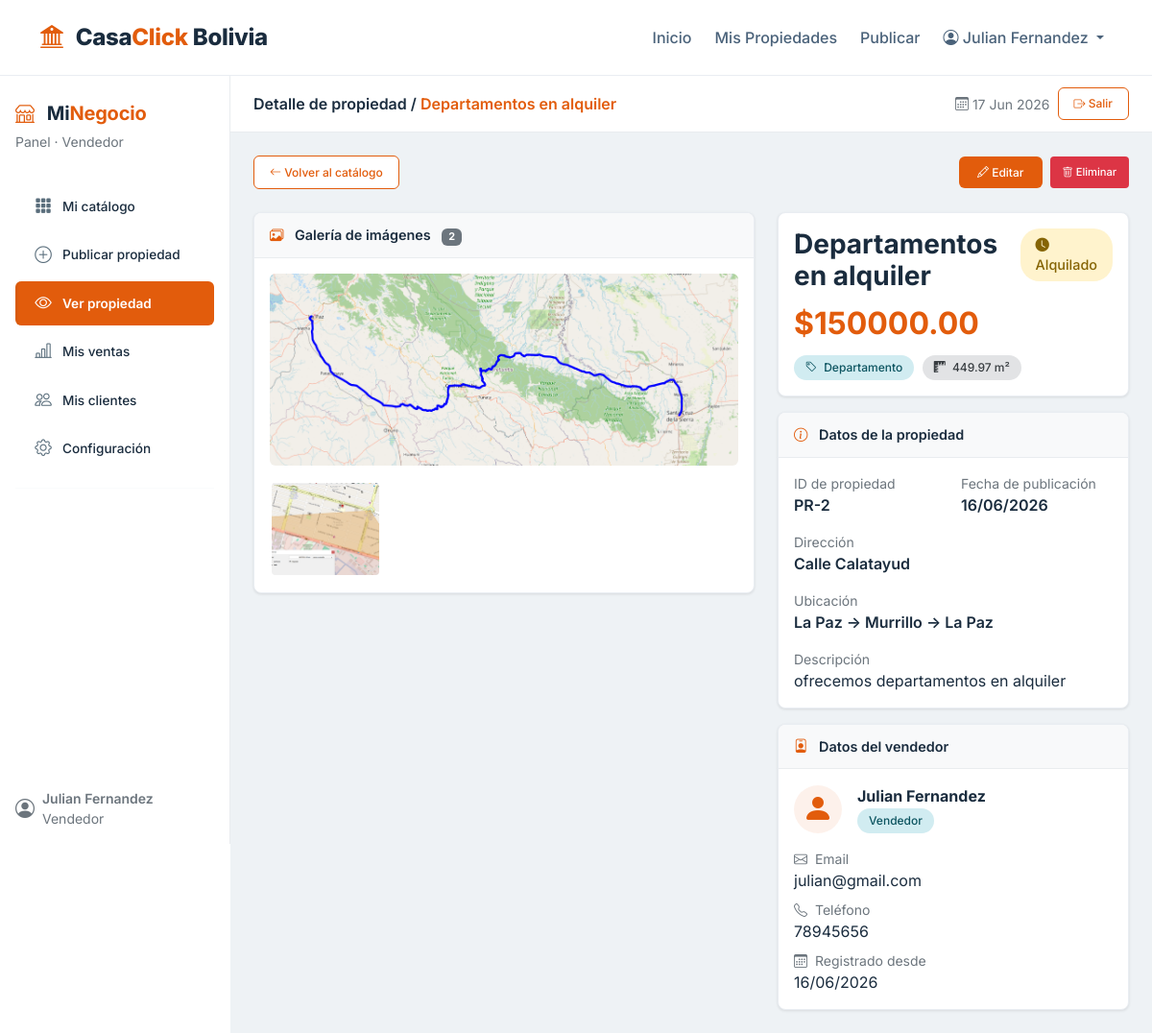
The page /vendedor/propiedad/2 (signed in) on the database as committed earlier.
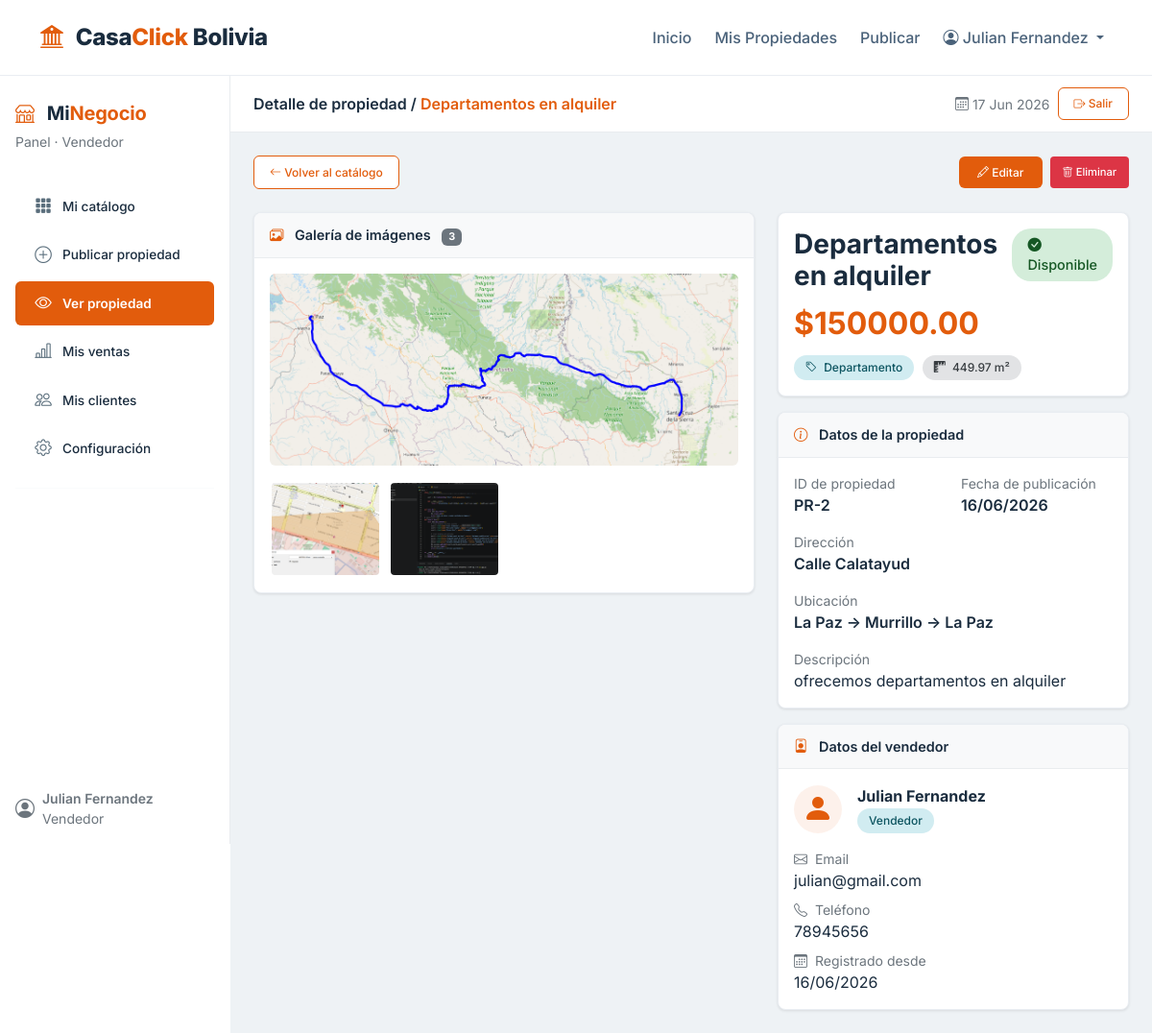
The same page on the database as committed later.
### app/models.py (models this page shows, shortened)
class Imagen(db.Model):
    __tablename__ = "imagenes"
    id_imagen = db.Column(db.Integer, primary_key=True)
    imagen = db.Column(db.String(255), nullable=False)
    id_propiedad = db.Column(db.Integer, db.ForeignKey('propiedades.id_propiedad'), nullable=False)
    propiedad = db.relationship('Propiedad', back_populates='imagenes')

class Propiedad(db.Model):
    __tablename__ = "propiedades"
    id_propiedad = db.Column(db.Integer, primary_key=True)
    titulo = db.Column(db.String(200), nullable=False)
    descripcion = db.Column(db.Text, nullable=False)
    tipo = db.Column(db.String(50), nullable=False)
    superficie = db.Column(db.Float, nullable=False)
    direccion = db.Column(db.String(255), nullable=False)
    precio = db.Column(db.Float, nullable=False)
    estado = db.Column(db.String(50), nullable=False)
    fecha_publicacion = db.Column(db.Date, nullable=False)
    id_departamento = db.Column(db.Integer, db.ForeignKey('departamentos.id_departamento'), nullable=False)
    id_provincia = db.Column(db.Integer, db.ForeignKey('provincias.id_provincia'), nullable=False)
    id_ciudad = db.Column(db.Integer, db.ForeignKey('ciudades.id_ciudad'), nullable=False)
    id_usuario = db.Column(db.Integer, db.ForeignKey('users.id_usuario'), nullable=False)
    usuario = db.relationship('Usuario', back_populates='propiedades')
    departamento = db.relationship('Departamento', back_populates='propiedades')
    provincia = db.relationship('Provincia', back_populates='propiedades')
    ciudad = db.relationship('Ciudad', back_populates='propiedades')
    imagenes = db.relationship('Imagen',back_populates='propiedad', lazy=True, cascade="all, delete-orphan")

### app/vendedor/routes.py (the view)
@vendedor_bp.route("/propiedad/<int:id_propiedad>")
@login_required
def ver_propiedad(id_propiedad):
    if current_user.rol.lower() != 'vendedor':
        return render_template("main/index.html")
    propiedad = Propiedad.query.get_or_404(id_propiedad)
    if propiedad.id_usuario != current_user.id_usuario:
        return render_template("main/index.html")
    vendedor = Usuario.query.get(propiedad.id_usuario)
    departamento = Departamento.query.get(propiedad.id_departamento)
    provincia = Provincia.query.get(propiedad.id_provincia)
    ciudad = Ciudad.query.get(propiedad.id_ciudad)
    imagenes = Imagen.query.filter_by(id_propiedad=id_propiedad).all()
    datos_vendedor = vendedor.to_dict() if vendedor else None
    if datos_vendedor and 'password' in datos_vendedor:
        del datos_vendedor['password']
    return render_template(
        "vendedor/propiedad.html",
        propiedad=propiedad,
        vendedor=datos_vendedor,
        departamento=departamento,
        provincia=provincia,
        ciudad=ciudad,
        imagenes=imagenes
    )

### app/models.py (called while the page is built)
    def to_dict(self):
        return {
            "id_usuario": self.id_usuario,
            "nombre": self.nombre,
            "email": self.email,
            "telefono": self.telefono,
            "rol": self.rol,
            "fecha_registro": self.fecha_registro
        }

### app/templates/vendedor/propiedad.html (shortened to what the changed rows need)
{% extends 'base.html' %}
{% block content %}
<div class="container-fluid p-0 d-flex flex-column min-vh-100">
    <div class="row g-0 flex-grow-1">
        <div class="col bg-light" style="background-color: #eef2f5 !important;">
            <div class="top-bar d-flex justify-content-between align-items-center">
                <div class="d-flex align-items-center gap-2">
                    <h5 class="mb-0 fw-semibold" style="font-size: 1rem;">Detalle de propiedad / <span class="text-orange-sobre">{{ propiedad.titulo|truncate(30) }}</span></h5>
                </div>
            </div>
            <div class="p-3 p-md-4">
                <div class="row g-4">
                    <div class="col-lg-7">
                        <div class="card-plain">
                            <div class="card-header-plain">
                                <i class="bi bi-images me-2 text-orange-sobre"></i> Galería de imágenes
                                <span class="badge bg-secondary ms-2">{{ imagenes|length }}</span>
                            </div>
                            <div class="p-3">
                                {% if imagenes and imagenes|length > 0 %}
                                    {% if imagenes|length > 1 %}
                                        <div class="row g-2">
                                            {% for imagen in imagenes[1:] %}
                                                <div class="col-3">
                                                    <img src="{{ url_for('vendedor.serve_upload', filename=imagen.imagen) }}"
                                                         alt="Imagen {{ loop.index + 1 }}"
                                                         class="img-fluid rounded"
                                                         style="width: 100%; height: 100px; object-fit: cover; cursor: pointer; border: 2px solid transparent; transition: border-color 0.2s;"
                                                         onclick="this.style.borderColor='#e25c0c'; document.querySelector('.main-image').src = this.src;">
                                                </div>
                                            {% endfor %}
                                        </div>
                                    {% endif %}
                                {% else %}
                                    <div class="text-center py-5">
                                        <i class="bi bi-image" style="font-size: 4rem; color: #cbd5e1;"></i>
                                        <p class="text-secondary mt-2">No hay imágenes disponibles</p>
                                    </div>
                                {% endif %}
                            </div>
                        </div>
                    </div>
                    <div class="col-lg-5">
                        <div class="card-plain mb-3">
                            <div class="p-3">
                                <div class="d-flex justify-content-between align-items-start mb-2">
                                    <h3 class="fw-bold mb-0" style="color: #1a2c3e;">{{ propiedad.titulo }}</h3>
                                    <span class="badge-flat
                                        {% if propiedad.estado == 'disponible' %}badge-success-flat
                                        {% elif propiedad.estado == 'vendido' %}badge-danger-flat
                                        {% else %}badge-warning-flat{% endif %}"
                                        style="font-size: 0.9rem; padding: 6px 16px;">
                                        <i class="bi
                                            {% if propiedad.estado == 'disponible' %}bi-check-circle-fill
                                            {% elif propiedad.estado == 'vendido' %}bi-x-circle-fill
                                            {% else %}bi-clock-fill{% endif %} me-1"></i>
                                        {{ propiedad.estado|capitalize }}
                                    </span>
                                </div>
                                <div class="product-price" style="font-size: 2rem; font-weight: 700; color: #e25c0c;">
                                    ${{ "%.2f"|format(propiedad.precio) }}
                                </div>
                                <div class="mt-2">
                                    <span class="badge-flat badge-info-flat">
                                        <i class="bi bi-tag me-1"></i> {{ propiedad.tipo|capitalize }}
                                    </span>
                                    <span class="badge-flat badge-secondary-flat ms-1">
                                        <i class="bi bi-rulers me-1"></i> {{ propiedad.superficie }} m²
                                    </span>
                                </div>
                            </div>
                        </div>
                        <div class="card-plain mb-3">
                            <div class="p-3">
                                <div class="row g-3">
                                    <div class="col-6">
                                        <label class="text-secondary small d-block">ID de propiedad</label>
                                        <span class="fw-semibold">PR-{{ propiedad.id_propiedad }}</span>
                                    </div>
                                    <div class="col-6">
                                        <label class="text-secondary small d-block">Fecha de publicación</label>
                                        <span class="fw-semibold">{{ propiedad.fecha_publicacion.strftime('%d/%m/%Y') }}</span>
                                    </div>
                                    <div class="col-12">
                                        <label class="text-secondary small d-block">Dirección</label>
                                        <span class="fw-semibold">{{ propiedad.direccion }}</span>
                                    </div>
                                    <div class="col-12">
                                        <label class="text-secondary small d-block">Descripción</label>
                                        <p class="mb-0" style="white-space: pre-wrap;">{{ propiedad.descripcion }}</p>
                                    </div>
                                </div>
                            </div>
                        </div>
                    </div>
                </div>
            </div>
        </div>
    </div>
</div>
{% endblock %}

Rows that differ between the two databases and show on the page:
changed Propiedad "Departamentos en alquiler": estado "Alquilado" → "Disponible"
added Imagen: imagen (picture)
Other text that changed with them:
{{ imagenes|length }}: "2" → "3"
